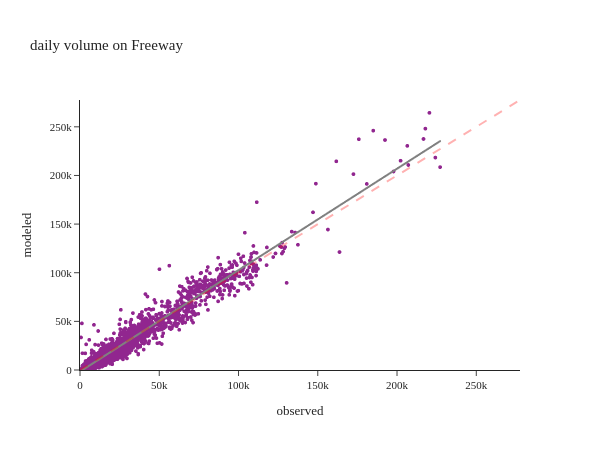

The notebook cell saved with this chart:
### Code cell
#| layout: [[65,35]]
# for factype in ['Freeway','Arterial']:
for factype in ['Freeway']:
    _df = df[df['@facilitytype'] == factype]
    util.plot_observed_modeled_scatter(df, 'observed', 'modeled', f'daily volume on {factype}')

### Figure 1 — Plotly figure (JSON) as saved in the notebook; plotly's stock layout.template omitted (floating-point values rounded to 4 significant figures; data arrays with more than 128 entries replaced by an {"elided": "..."} marker saying what was removed)
{"data": [{"hovertemplate": "observed=%{x}<br>modeled=%{y}<extra></extra>", "legendgroup": "", "marker": {"color": "#91268F", "size": 4, "symbol": "circle"}, "mode": "markers", "name": "", "showlegend": false, "type": "scattergl", "x": {"elided": "2473 int values"}, "xaxis": "x", "y": {"elided": "2473 int values"}, "yaxis": "y"}, {"hovertemplate": "<b>OLS trendline</b><br>modeled = 1.04288 * observed + -1631.62<br>R<sup>2</sup>=0.949772<br><br>observed=%{x}<br>modeled=%{y} <b>(trend)</b><extra></extra>", "legendgroup": "", "line": {"color": "grey", "width": 2}, "marker": {"color": "#91268F", "size": 4, "symbol": "circle"}, "mode": "lines", "name": "", "showlegend": false, "type": "scattergl", "x": {"elided": "2473 int values"}, "xaxis": "x", "y": {"elided": "2473 float values"}, "yaxis": "y"}], "layout": {"height": 450, "legend": {"tracegroupgap": 0}, "shapes": [{"line": {"color": "Red", "dash": "dash", "width": 2}, "type": "line", "x0": 0, "x1": 277600.0, "y0": 0, "y1": 277600.0}], "title": {"text": "daily volume on Freeway"}, "width": 600, "xaxis": {"anchor": "y", "domain": [0.0, 1.0], "range": [0, 277600.0], "title": {"text": "observed"}}, "yaxis": {"anchor": "x", "domain": [0.0, 1.0], "range": [0, 277600.0], "title": {"text": "modeled"}}}}
